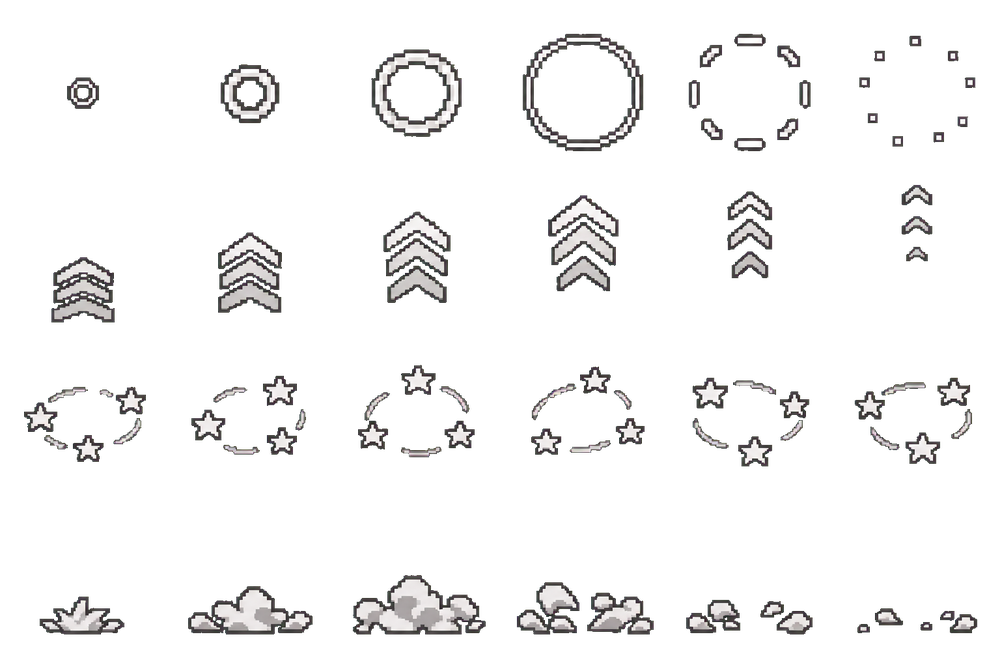
#> input picture tools/kit_teste.png, 1000 x 667 px, shrunk from 1536 x 1024 before the run
$ python clean_atlas.py ../kit_teste.png 5 5
#> lines starting #> are read from the running program, lines starting #| are printed output that depends on the picture
# Limpa sobras de recorte num atlas já gerado (192x160 por célula): riscos finos de grade e pedaços escuros soltos
# (ex.: pés da linha vizinha). Mantém o corpo (maior componente), pedaços escuros colados nele (<=3 px) e pedaços
# dourados/claros até 45 px (cubos, faíscas, anéis). Uso: python3 clean_atlas.py ../../spr/<ninja>_atlas.png [cw ch]
import sys, numpy as np
from PIL import Image
from scipy import ndimage as ndi
path=sys.argv[1]; cw=int(sys.argv[2]) if len(sys.argv)>2 else 192; ch=int(sys.argv[3]) if len(sys.argv)>3 else 160
im=Image.open(path).convert('RGBA'); a=np.array(im); H,W=a.shape[:2]; dropped=0
#> further down, im is the input picture: PIL image 1000x667 RGBA; mean R, G, B, A 15, 14.8, 14.6, 24.2
#> after `H, W = a.shape[:2]`: H = 667; W = 1000
for r in range(H//ch):
  for c in range(W//cw):
    cell=a[r*ch:(r+1)*ch,c*cw:(c+1)*cw]; al=cell[...,3]>0
    for x in np.nonzero(al.sum(0)>ch*0.75)[0]: cell[:,x]=0      # risco de grade de ponta a ponta
    for y in np.nonzero(al.sum(1)>cw*0.75)[0]: cell[y,:]=0
    al=cell[...,3]>0
    if not al.any(): continue
    lab,n=ndi.label(al,structure=np.ones((3,3)))
    if n<2: continue
    sl=ndi.find_objects(lab); area=ndi.sum(al,lab,range(1,n+1)); m=int(np.argmax(area))+1; ys,xs=sl[m-1]
    for i in range(1,n+1):
      if i==m: continue
      y,x=sl[i-1]; h=y.stop-y.start; w=x.stop-x.start
      gx=max(xs.start-x.stop,x.start-xs.stop,0); gy=max(ys.start-y.stop,y.start-ys.stop,0); d=max(gx,gy)
      px=cell[lab==i][:,:3].astype(int); gold=(px[:,0].mean()>150 and px[:,1].mean()>110 and px[:,2].mean()<130)
      thin=(min(h,w)<=2 and max(h,w)>=8) or (max(h,w)>=20 and area[i-1]/(h*w)<0.15)
      keep=(not thin) and ((gold and d<=45) or d<=3)
      if not keep: cell[lab==i]=0; dropped+=1
#> after the loop, dropped = 0
Image.fromarray(a).save(path); print(path,'removidos:',dropped)
#> after `Image.fromarray(a).save(path)`:
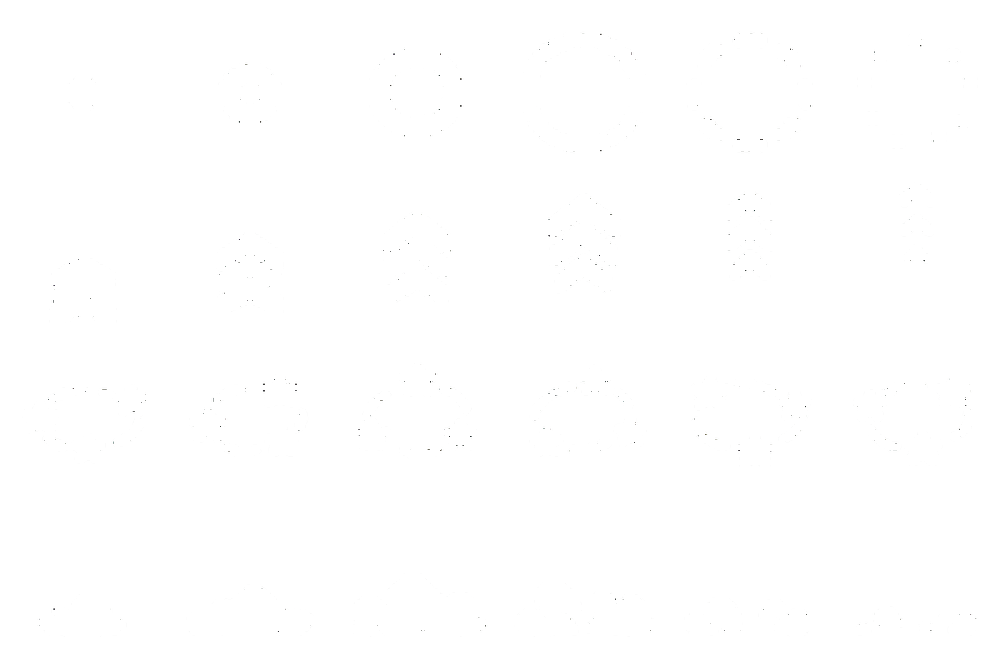
#> saved as kit_teste.png: PIL image 1000x667 RGBA; mean R, G, B, A 0.2, 0.3, 0.2, 0.1; transparent parts drawn white
#| ../kit_teste.png removidos: 0
